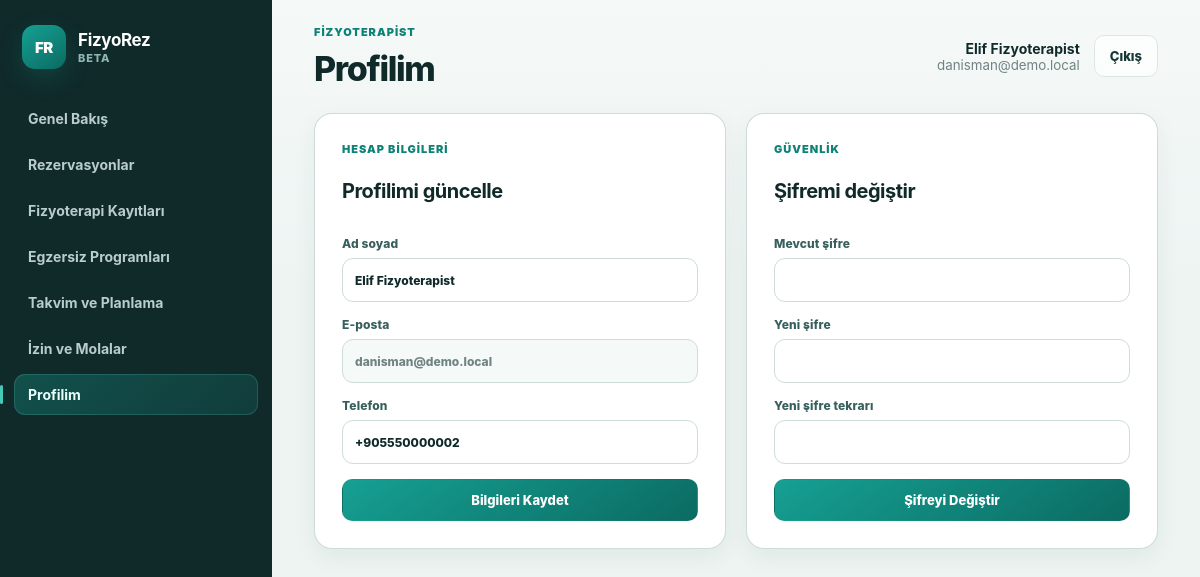
Screenshot of /admin/profile (signed in) with the database file from the repository.
### tables this page shows
CREATE TABLE IF NOT EXISTS users (
    id INT UNSIGNED AUTO_INCREMENT PRIMARY KEY,
    role ENUM('super_admin', 'admin', 'consultant', 'staff', 'customer') NOT NULL,
    name VARCHAR(160) NOT NULL,
    email VARCHAR(190) NOT NULL UNIQUE,
    phone VARCHAR(40) NULL,
    password_hash VARCHAR(255) NOT NULL,
    status ENUM('pending', 'active', 'suspended', 'passive') NOT NULL DEFAULT 'active',
    email_verified_at DATETIME NULL,
    privacy_consent_at DATETIME NULL,
    last_login_at DATETIME NULL,
    created_at DATETIME NOT NULL DEFAULT CURRENT_TIMESTAMP,
    updated_at DATETIME NULL ON UPDATE CURRENT_TIMESTAMP,
    INDEX idx_users_role (role),
    INDEX idx_users_status (status)
);

### admin/index.php (called while the page is built, shortened)
<?php
require dirname(__DIR__) . '/app/web.php';

### app/core.php (called while the page is built, shortened)
<?php
function config(string $key, mixed $default = null): mixed
{
    $value = $GLOBALS['config'] ?? [];
    foreach (explode('.', $key) as $segment) {
        $value = $value[$segment];
    }
    return $value;
}
function e(mixed $value): string
{
    return htmlspecialchars((string) $value, ENT_QUOTES, 'UTF-8');
}
function normalize_app_path(string $path): string
{
    $path = '/' . trim($path, '/');
    return $path === '//' ? '/' : $path;
}
function app_base_path(): string
{
    static $basePath = null;
    if ($basePath !== null) {
        return $basePath;
    }
    $scriptName = str_replace('\\', '/', (string) ($_SERVER['SCRIPT_NAME'] ?? ''));
    if (str_ends_with($scriptName, '/api/v1/index.php')) {
        $scriptDir = dirname(dirname(dirname($scriptName)));
    } elseif (str_ends_with($scriptName, '/admin/index.php')) {
        $scriptDir = dirname(dirname($scriptName));
    } elseif (str_ends_with($scriptName, '/index.php')) {
        $scriptDir = dirname($scriptName);
    } else {
        $scriptDir = '';
    }
    $scriptDir = trim(str_replace('\\', '/', $scriptDir), '/');
    return $basePath = $scriptDir === '' ? '' : '/' . $scriptDir;
}
function url_for(string $path = ''): string
{
    $base = app_base_path();
    $path = normalize_app_path($path);
    return $path === '/' ? ($base === '' ? '/' : $base . '/') : $base . $path;
}
function asset_url(string $path): string
{
    return url_for('/' . ltrim($path, '/'));
}
final class DB
{
    private static ?PDO $pdo = null;
    public static function pdo(): PDO
    {
        if (self::$pdo instanceof PDO) {
            return self::$pdo;
        }
        $db = config('db');
        $dsn = sprintf(
            'mysql:host=%s;dbname=%s;charset=%s',
            $db['host'] ?? 'localhost',
            $db['name'] ?? '',
            $db['charset'] ?? 'utf8mb4'
        );
        try {
            self::$pdo = new PDO($dsn, (string) ($db['user'] ?? ''), (string) ($db['pass'] ?? ''), [
                PDO::ATTR_ERRMODE => PDO::ERRMODE_EXCEPTION,
                PDO::ATTR_DEFAULT_FETCH_MODE => PDO::FETCH_ASSOC,
                PDO::ATTR_EMULATE_PREPARES => false,
            ]);
        } catch (PDOException $e) {
            throw new RuntimeException(friendly_error_message($e), 0, $e);
        }
        return self::$pdo;
    }
    public static function fetch(string $sql, array $params = []): ?array
    {
        $stmt = self::pdo()->prepare($sql);
        $stmt->execute($params);
        $row = $stmt->fetch();
        return $row ?: null;
    }
    public static function fetchAll(string $sql, array $params = []): array
    {
        $stmt = self::pdo()->prepare($sql);
        $stmt->execute($params);
        return $stmt->fetchAll();
    }
}
final class Auth
{
    public static function currentUser(): ?array
    {
        $user = DB::fetch('SELECT * FROM users WHERE id = ? AND status = "active"', [(int) $_SESSION['user_id']]);
        return $user ? self::sanitizeUser($user) : null;
    }
    public static function requireWeb(array $roles = []): array
    {
        $user = self::currentUser();
        return $user;
    }
    public static function sanitizeUser(array $user): array
    {
        unset($user['password_hash'], $user['token_hash']);
        return $user;
    }
}

### app/authorization.php (called while the page is built, shortened)
<?php
final class Authorization
{
    private static array $cache = [];
    public static function can(array $user, string $permission): bool
    {
        $role = (string) ($user['role'] ?? '');
        if (!array_key_exists($role, self::$cache)) {
            $rows = DB::fetchAll(
                'SELECT p.slug FROM permissions p
                 INNER JOIN role_permissions rp ON rp.permission_id = p.id
                 INNER JOIN roles r ON r.id = rp.role_id
                 WHERE r.slug = ?',
                [$role]
            );
            self::$cache[$role] = array_fill_keys(array_column($rows, 'slug'), true);
        }
        return isset(self::$cache[$role][$permission]);
    }
}
function can(array $user, string $permission): bool
{
    return Authorization::can($user, $permission);
}

### app/web.php (the view, shortened to what this page needs)
<?php
$path = current_path();
$flash = $_SESSION['flash'] ?? null;
try {
    $user = Auth::requireWeb();
    render_page($user, $path, $flash);
} catch (Throwable $e) {
    http_response_code(500);
    render_error($e);
}
function role_home(string $role): string
{
    return $role === 'customer' ? '/customer' : '/admin';
}
    ?>
    <?php
function render_page(array $user, string $path, ?array $flash): void
{
    $title = page_title($path);
    ?>
    <!doctype html><html lang="tr"><head><meta charset="utf-8"><meta name="viewport" content="width=device-width, initial-scale=1">
    <title><?= e($title) ?> · <?= e(config('app.name')) ?></title><link rel="stylesheet" href="<?= e(asset_url('assets/css/app.css') . '?v=5') ?>"></head><body>
    <div class="app-shell"><aside class="sidebar" id="sidebar"><a href="<?= e(url_for(role_home((string) $user['role']))) ?>" class="brand"><span class="brand-mark">FR</span><span><strong><?= e(config('app.name')) ?></strong><small>Beta</small></span></a><nav class="nav"><?= nav_links($user, $path) ?></nav></aside>
    <div class="main-shell"><header class="topbar"><button type="button" class="menu-button" data-menu aria-label="Menüyü aç">☰</button><div><p class="eyebrow"><?= e(role_label((string) $user['role'])) ?></p><h1><?= e($title) ?></h1></div><div class="user-box"><span><strong><?= e($user['name']) ?></strong><small><?= e($user['email']) ?></small></span><form method="post" action="<?= e(url_for('/logout')) ?>"><?= csrf_field() ?><button class="btn btn-ghost">Çıkış</button></form></div></header>
    <?php render_flash($flash); ?><main class="content"><?php render_route($user, $path); ?></main></div></div>
    <script src="<?= e(asset_url('assets/js/app.js') . '?v=5') ?>"></script></body></html>
    <?php
}
function page_title(string $path): string
{
    return [
        '/admin' => 'Genel Bakış', '/admin/users' => 'Personel Yönetimi', '/admin/customers' => 'Danışanlar', '/admin/roles' => 'Rol ve Yetkiler',
        '/admin/services' => 'Hizmetler', '/admin/packages' => 'Paket ve Haklar', '/admin/reservations' => 'Rezervasyonlar',
        '/admin/availability' => 'Takvim ve Planlama', '/admin/time-off' => 'İzin ve Molalar', '/admin/payments' => 'Ödemeler ve Bakiye',
        '/admin/reports' => 'Raporlar', '/admin/settings' => 'Sistem Ayarları', '/admin/profile' => 'Profilim',
        '/admin/clinical' => 'Fizyoterapi Kayıtları', '/admin/exercises' => 'Egzersiz Programları',
        '/admin/audit' => 'İşlem Kayıtları',
        '/customer' => 'Ana Sayfa', '/customer/book' => 'Randevu Al', '/customer/reservations' => 'Randevularım',
        '/customer/packages' => 'Paketlerim', '/customer/payments' => 'Bakiye ve Ödemelerim', '/customer/profile' => 'Profilim',
        '/customer/programs' => 'Egzersiz Programım',
    ][$path] ?? 'FizyoRez';
}
function role_label(string $role): string
{
    return ['super_admin' => 'Süper Yönetici', 'admin' => 'Yönetici', 'staff' => 'Resepsiyon / Personel', 'consultant' => 'Fizyoterapist', 'customer' => 'Danışan Portalı'][$role] ?? $role;
}
function nav_links(array $user, string $path): string
{
    if ($user['role'] === 'customer') {
        $links = ['/customer' => 'Ana Sayfa', '/customer/book' => 'Randevu Al', '/customer/reservations' => 'Randevularım', '/customer/packages' => 'Paketlerim', '/customer/programs' => 'Egzersiz Programım', '/customer/payments' => 'Bakiye ve Ödemelerim', '/customer/profile' => 'Profilim'];
    } else {
        $links = ['/admin' => 'Genel Bakış'];
        if (can($user, 'reservations.view_all') || can($user, 'reservations.manage_own')) $links['/admin/reservations'] = 'Rezervasyonlar';
        if (can($user, 'clinical.view_all')) $links['/admin/clinical'] = 'Fizyoterapi Kayıtları';
        if (can($user, 'exercises.manage')) $links['/admin/exercises'] = 'Egzersiz Programları';
        if (can($user, 'schedules.manage_own') || can($user, 'schedules.view_all')) $links['/admin/availability'] = 'Takvim ve Planlama';
        if (can($user, 'time_off.manage_own') || can($user, 'time_off.manage_all')) $links['/admin/time-off'] = 'İzin ve Molalar';
        $links['/admin/profile'] = 'Profilim';
    }
    $html = '';
    foreach ($links as $href => $label) {
        $html .= '<a class="' . ($path === $href ? 'active' : '') . '" href="' . e(url_for($href)) . '">' . e($label) . '</a>';
    }
    return $html;
}
function render_route(array $user, string $path): void
{
    switch ($path) {
        case '/admin/profile': case '/customer/profile': render_profile($user); break;
    }
}
        ?>
    <?php
function render_profile(array $user): void
{
    ?><section class="grid two-col"><form method="post" class="panel form-grid single"><?= csrf_field() ?><input type="hidden" name="action" value="update_profile"><p class="eyebrow">Hesap bilgileri</p><h2>Profilimi güncelle</h2><label>Ad soyad<input name="name" value="<?= e($user['name']) ?>" required></label><label>E-posta<input value="<?= e($user['email']) ?>" disabled></label><label>Telefon<input name="phone" value="<?= e($user['phone']) ?>"></label><button class="btn btn-primary">Bilgileri Kaydet</button></form>
    <form method="post" class="panel form-grid single"><?= csrf_field() ?><input type="hidden" name="action" value="change_password"><p class="eyebrow">Güvenlik</p><h2>Şifremi değiştir</h2><label>Mevcut şifre<input type="password" name="current_password" required></label><label>Yeni şifre<input type="password" name="new_password" minlength="8" required></label><label>Yeni şifre tekrarı<input type="password" name="new_password_confirmation" minlength="8" required></label><button class="btn btn-primary">Şifreyi Değiştir</button></form></section><?php
}
    ?><section class="panel"><?php render_bare_table($rows, $columns); ?></section><?php

### rows the page displays
users: role "FIZYOTERAPIST", name "Elif Fizyoterapist", email "danisman@demo.local", phone "+905550000002"

### other values shown
config('app.name') "FizyoRez"
$label "Genel Bakış"
$label "Rezervasyonlar"
$label "Fizyoterapi Kayıtları"
$label "Egzersiz Programları"
$label "Takvim ve Planlama"
$label "İzin ve Molalar"
$label "Profilim"
$title "Profilim"
